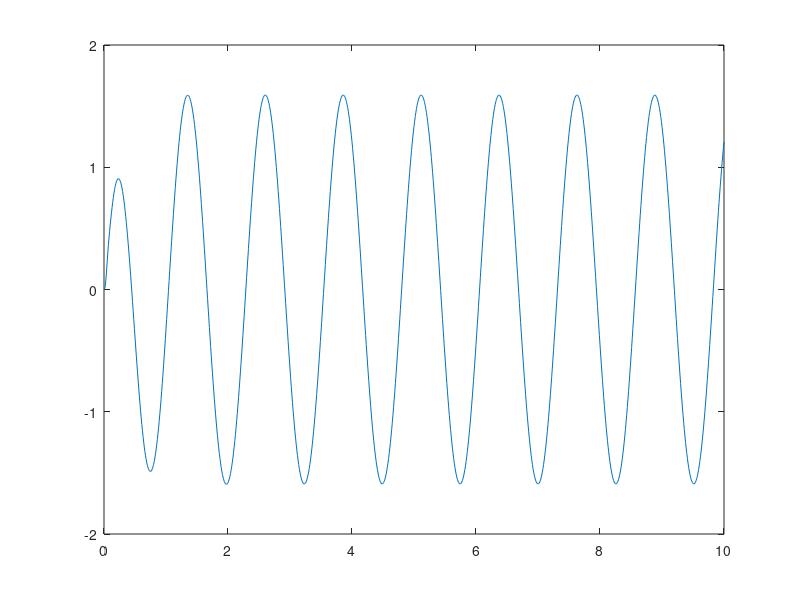

Here is the MATLAB script that generated this plot:
M1 = 400;
M2 = 40;
K1 = 17500;
K2 = 200000;
B1 = 2500;
B2 = 0;

H = [1 0 0 0];
PHI = [0
    K2];
PSI = [0
    B2];
I = [1 0
    0 1];
M = [M1 0
    0 M2];
K = [K1 -K1
    -K1 K1+K2];
B = [B1 -B1
    -B1 B1+B2];

zeri= [0 0
    0 0];

zeri2 = [0 
     0];

F = [zeri I
    -inv(M)*K -inv(M)*B];

G1 = [0
      0
    M\PHI];

G2 = F*[0
    0
    M\PSI];

G = G1 + G2;

P = tf(ss(F,G,H,0));

d = 5;

Unum = [1 0];
Uden = [1 0 d^2];

U = tf(Unum, Uden);

Yf = U*P;

t= 0:0.01:10;
plot(t,impulse(Yf,t))